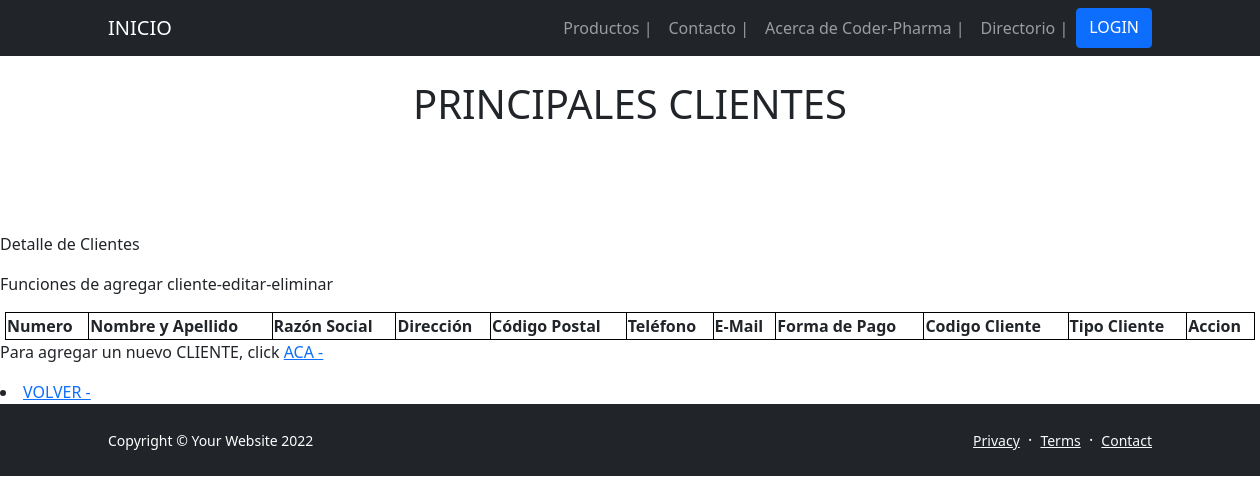
The page /App-Drogueria/Clientes on the database as committed earlier.
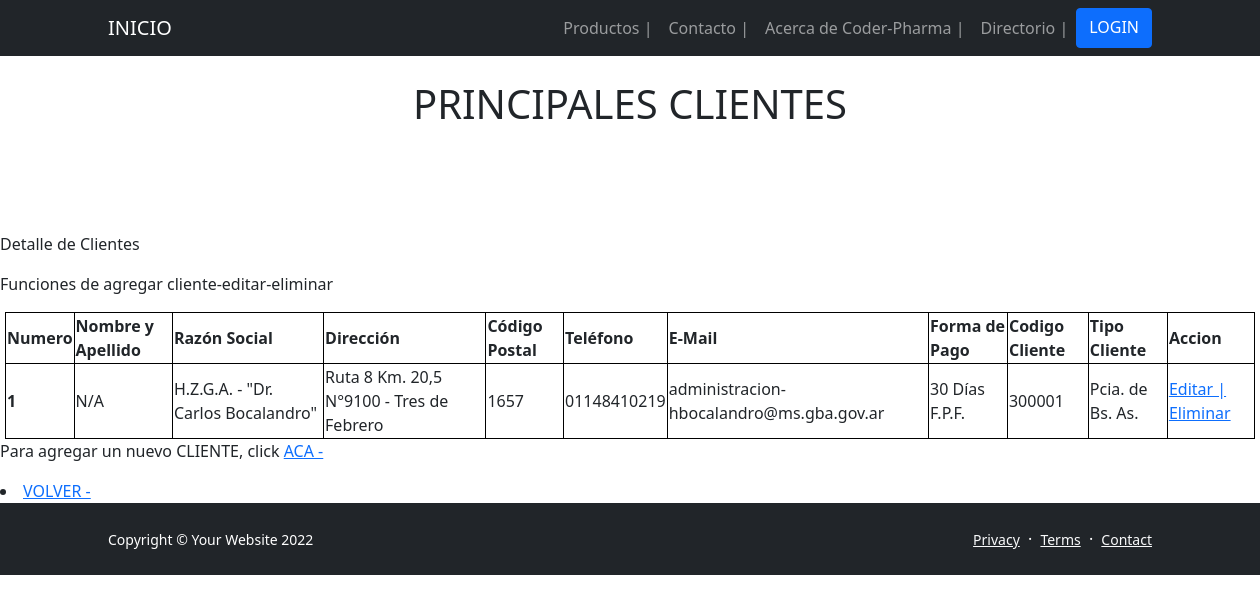
The same page on the database as committed later.
### App_DROGUERIA/models.py (models this page shows, shortened)
class CLIENTES(models.Model):
    nombre = models.CharField(max_length=50)
    apellido = models.CharField(max_length=50)
    razonSocial = models.CharField(max_length=50)
    direccion = models.CharField(max_length=50)
    codigoPostal = models.IntegerField()
    telefono = models.CharField(max_length=50)
    eMail = models.EmailField(max_length=50)
    form_pago = models.CharField(max_length=50)
    codigo_Cliente = models.CharField(max_length=50)
    tipo_Cliente= models.CharField(max_length=50) # Clinica, Hospitales, Ministerios, Municipio, Gobierno Provincial, etc

### App_DROGUERIA/views.py (the view)
# urls.py: path('Clientes', Clientes, name = "08_Clientes"),
def Clientes (request):
    clientes = CLIENTES.objects.all()
    return render(request,"08 - Clientes.html", {"Clientes": clientes})

### App_DROGUERIA/Templates/08 - Clientes.html
{% extends '00 - ORIGEN (b).html' %}
{% load static %}
{% block blockname %}
    <body>
        <br>
        <h1 class="text-center"> PRINCIPALES CLIENTES </h1>
        <br>
        <br>
        <br>
        <br>
        <p> Detalle de Clientes </p>
        <p> Funciones de agregar cliente-editar-eliminar</p>
        <center>
            <table style="width: 1250px;">
                <tr>
                    <th>Numero</th>
                    <th>Nombre y Apellido </th>
                    <th>Razón Social</th>
                    <th>Dirección</th>
                    <th>Código Postal</th>
                    <th>Teléfono</th>
                    <th>E-Mail</th>
                    <th>Forma de Pago</th>
                    <th>Codigo Cliente</th>
                    <th>Tipo Cliente</th>
                    <th>Accion</th>
                </tr>
                    {% for cliente in Clientes %}
                <tr>
                    <th scope="row">{{forloop.counter}}</th>
                    <td>{{cliente.nombre}} {{cliente.apellido}}</td>
                    <td>{{cliente.razonSocial}}</td>
                    <td>{{cliente.direccion}}</td>
                    <td>{{cliente.codigoPostal}}</td>
                    <td>{{cliente.telefono}}</td>
                    <td>{{cliente.eMail}}</td>
                    <td>{{cliente.form_pago}}</td>
                    <td>{{cliente.codigo_Cliente}}</td>
                    <td>{{cliente.tipo_Cliente}}</td>
                    <td>
                        <a href="{% url '08_EditaCliente' cliente.id %}">Editar |</a>
                        <a href="{% url '08_EliminaCliente' cliente.id %}">Eliminar</a>
                    </td>
                </tr>
                    {% endfor %}
            </table>
        </center>
        <p> Para agregar un nuevo CLIENTE, click  <a href="{% url '08_AgregaCliente' %}"> ACA -</a> </p>
        <li>
            <a href="{% url '04_AcercadeCoderPharma' %}"> VOLVER - </a>
        </li>
    </body>
</html>
{% endblock blockname %}

Rows that differ between the two databases and show on the page:
added CLIENTES: nombre "N/A", razonSocial "H.Z.G.A. - \"Dr. Carlos Bocalandro\"", direccion "Ruta 8 Km. 20,5 N°9100 - Tres de Febrero", codigoPostal "1657", telefono "01148410219", eMail "administracion-hbocalandro@ms.gba.gov.ar", form_pago "30 Días F.P.F.", codigo_Cliente "300001", tipo_Cliente "Pcia. de Bs. As."
